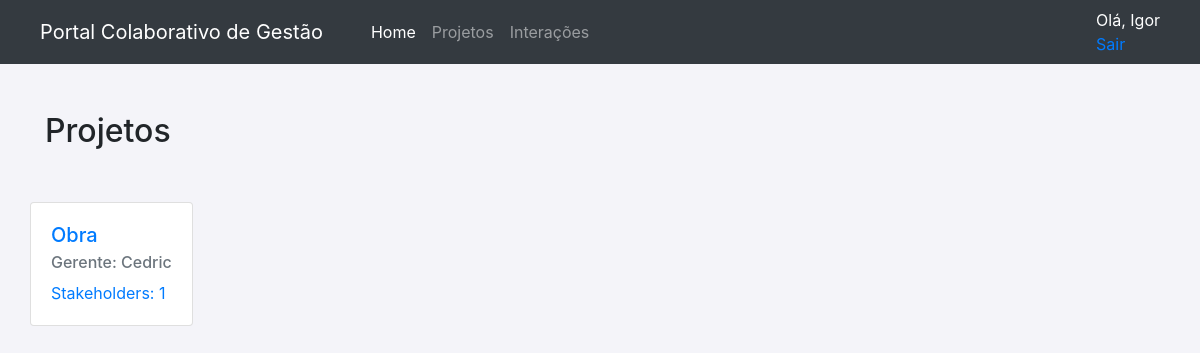
Screenshot of /projetos/ (signed in) with the database file from the repository.
### portal/models.py (models this page shows, shortened)
class Usuario(models.Model):
    usuario = models.OneToOneField(User, on_delete=models.CASCADE)
    cpf = models.CharField(max_length=11, unique=True)
    nome = models.CharField(max_length=255, null=False)
    dt_nascimento = models.DateField()
    contato = models.CharField(max_length=255, null=True, blank=True)
    class Meta:
        abstract = True

class Stakeholder(Usuario):
    projetos = models.ManyToManyField(Projeto, related_name='stakeholders')

class Projeto(models.Model):
    nome = models.CharField(max_length=255)
    descricao = models.TextField()
    data_inicio = models.DateField()
    data_fim = models.DateField(null=True, blank=True)
    gerente = models.ForeignKey(Gerente, on_delete=models.CASCADE)

class Gerente(Usuario):
    def __init__(self, *args: Any, **kwargs: Any) -> None:
        super().__init__(*args, **kwargs)

### portal/views.py (the view)
# urls.py: path('projetos/', views.ProjetosView.as_view(), name='lista_projetos'),
class ProjetosView(LoginRequiredMixin,ListView):
    template = 'projeto/lista_projetos.html'
    def get(self,request):
        try:
            usuario = Gerente.objects.get(usuario=self.request.user)
        except Gerente.DoesNotExist:
            usuario = Stakeholder.objects.get(usuario=self.request.user)
        projetos = Projeto.objects.all()
        return render(request, self.template, {'projetos': projetos, 'usuario':usuario})

### portal/templates/projeto/lista_projetos.html
{% extends "base.html" %}
{% load filter %}
{% block content %}
{% include  'components/lista_projetos_component.html' %}
{% endblock %}

### portal/templates/components/nav.html (shortened to what this page needs)
<nav class="navbar navbar-inverse navbar-dark bg-dark">
  <div class="navbar-header mx-4">
    <a class="navbar-brand" href="#">Portal Colaborativo de Gestão</a>
  </div>
    <ul class="navbar-nav mr-auto flex-row d-flex-centered">
      <li class="nav-item active mx-2">
        <a class="nav-link" href="{% url 'home' %}">Home</a>
      </li>
      <li class="nav-item mx-2">
        <a class="nav-link" href="{% url 'lista_projetos' %}">Projetos</a>
      </li>
      <li class="nav-item mx-2">
        <a class="nav-link" href="{% url 'lista_interacoes' %}">Interações</a>
      </li>
    </ul>
  <ul class="nav navbar-nav navbar-right mx-4 text-white">
    {% if user.is_authenticated  %}
      <li>Olá, {{usuario.nome}}</li>
      <li><a href="{% url 'logout' %}"> Sair</a></li>
    {% else %}
      <li><a href="{% url 'login' %}"><span class="glyphicon glyphicon-log-in"></span> Login</a></li>
    {% endif %}
  </ul>
</nav>

### portal/templates/components/lista_projetos_component.html (shortened to what this page needs)
<div class="container py-5">
    <div class="d-flex justify-content-between align-items-center mb-4">
        <h2>Projetos</h2>
    </div>
    <div class="row">
        <div class="top-buffer">
        {% for projeto in projetos %}
            <a class="card project-card" href="{% url 'detalhes_projeto' projeto.pk %}">
                <div class="card-body">
                    <h5 class="card-title">{{projeto.nome}}</h5>
                    <h6 class="card-subtitle mb-2 text-muted">Gerente: {{projeto.gerente.nome}}</h6>
                    <p class="card-text">Stakeholders: {{projeto.stakeholders.count}} </p>
                </div>
            </a>
            {% endfor %}
        </div>
    </div>
</div>

### portal/static/style.css (style rules this page uses)
body { background-color: #f4f4f9; }
.top-buffer { margin-top: 20px; }

### rows the page displays
Stakeholder: nome "Igor"
Projeto: nome "Obra", gerente.nome "Cedric", stakeholders.count "1"
